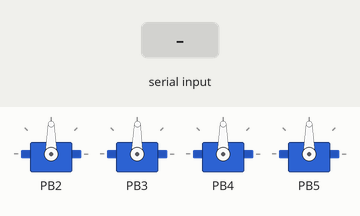
Bench run of a sketch on a simulated ATtiny85, built with avr-gcc and run on an emulated ATtiny85. On the bench: 4 × servo. Inputs (shaded band) come from the test bench.

Above: at 1.2 s.
1.3 s: "90,45,200,10\n" received over Serial
At 2.5 s:
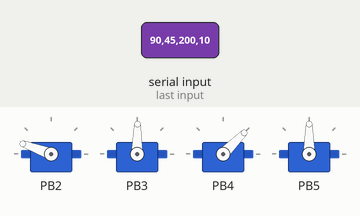
2.8 s: "30,150,10,200\n" received over Serial
At 3.7 s:
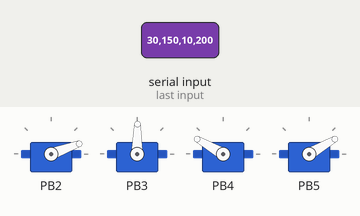
Timing chart, 0 to 5.8 s (numbered marks = the images above; inputs shaded):
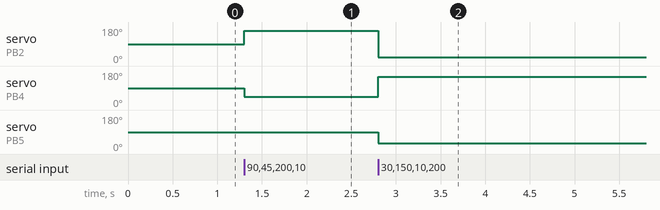

Measured:
- after the input at 1.3 s, servo on PB2: 90° → 160° at once; servo on PB4: 90° → 45° at once
- after the input at 2.8 s, servo on PB2: 160° → 20° at once; servo on PB4: 45° → 150° at once; servo on PB5: 90° → 30° at once

The sketch:

FullServoKeepon.ino
```cpp
/*
	MuseumKeepon controller: v 2.0. Uses servos for all motors.
	-----------------------------------------------------------
	Listens for serial input in the following form:
		ppptttrrrbb
	where ppp, ttt, rrr are 3-digit relative values for pan, tilt,
	and roll, respectively, and bb is a 2-digit value for bop.


	Notes:
	------
	This module has an optional secondary slave Arduino on a software serial channel
	that prints debug messages to its serial buffer because the main Arduino's hardware
	serial channel is busy with the motor command input. To enable debug message printing,
	uncomment the #define DEBUG_MODE line below and use DualSerial_Slave.ino on the
	second Arduino, attaching it to the main Arduino as specified in the comments of that
	.ino file.

	Ahsan Nawroj
	Henny Admoni
	Brad Hayes
	Updated: 08/08/2014
*/

#include <Arduino.h>
#include <string.h>
#include <SoftwareServo.h>
#include <avr/io.h>
#include <avr/interrupt.h>
#include <SoftwareSerial.h>

// --------------------------------------------------------------------------------
//
//  PRE-PROCESSOR DIRECTIVES, DEFINITIONS, CONSTANTS
//
// --------------------------------------------------------------------------------
#define SERVO_PIN(x) (x+2)	// all servo pins are connected from pin 2 onwards
#define ROLL 0
#define BOP 1
#define TILT 2
#define PAN 3
#define SINGLE_BOP_DELAY 1500 		// --CALIBRATED--
#define BOP_OFF_SPEED 89 			// --CALIBRATED--
#define DEFAULT_BOP_SPEED 5 		// --CALIBRATED--
#define SERIAL_COMMAND_LENGTH 11

//#define DEBUG_MODE


// ------------------------------------------------------------------ --------------
//
//  G L O B A L S
//
// --------------------------------------------------------------------------------
SoftwareServo keeponServos[4];	// 0 = roll, 1 = bop, 2 = tilt, 3 = pan
int delayTimes[4];				// How long each motor takes to move 1 degree (must be calibrated)

unsigned int motor_movement_delay_end_time = 0; // Timestamp at which we stop blocking the receipt of new commands
unsigned int bopsRemaining = 0;					// Number of bops left to perform
unsigned long bopStartTime = 0;					// Clock time that bops started

unsigned int baud_rate = 9600;

#ifdef DEBUG_MODE
	SoftwareSerial debugSerial(10, 11); // RX, TX - for debugging with second Arduino
#endif

// --------------------------------------------------------------------------------
//
//  M A I N   D R I V E R   F U N C T I O N S
//
// --------------------------------------------------------------------------------
void setup () {

	// Open serial connection over main hardware serial port (USB)
	Serial.begin(baud_rate);

	#ifdef DEBUG_MODE
		// Open secondary serial connection for debugging with second Arduino
		debugSerial.begin(4800);
		debugSerial.println("Debug serial port open");
	#endif

	// Initialize servos
	resetMotorPositions();

	#ifdef DEBUG_MODE
		debugSerial.println("Initialized servos");
	#endif

	// While motor commands are mid-execution, we want to discard other commands
	// in the serial buffer so the motors aren't innundated with old messages.
	// Initialize a variable for how long to ignore serial buffer
	motor_movement_delay_end_time = 0;
	// Record how long it takes for each motor to move 1 degree (this should be calibrated)
	for (int i = 0; i < 4; i++) {
		delayTimes[i] = 5;
	}

	#ifdef DEBUG_MODE
		debugSerial.println("Completed setup");
	#endif
}


void loop () {
	// Update servo positions
 	SoftwareServo::refresh();

 	// Update current time
	unsigned long currentTime = millis();

	// Bop if there are remaining bops to do and time is within duration allotted to bopping
	if (bopsRemaining > 0 && (currentTime-bopStartTime) > SINGLE_BOP_DELAY) {
		--bopsRemaining;

		if (bopsRemaining == 0) {
			// No bops left to perform -- turn off motor
			stopBopping();
		} else {
			// Begin new bop
			bopStartTime = millis();
		}
	}


	// If currently in a motor movement, empty buffer until motor movement time is over
	// (This blocks until the serial buffer is empty)
	if (motor_movement_delay_end_time > currentTime) {
		while (Serial.available()) { Serial.read(); }
		return;
	}

	unsigned int panCommand=90, tiltCommand=90, rollCommand=90, bopsRequested=90;

	// Read in a new command from the serial buffer
	bool newCommandReceived = receiveCommands(panCommand, tiltCommand, rollCommand, bopsRequested);
	if (!newCommandReceived) return;


	#ifdef DEBUG_MODE
		// Note that read() simply returns the last command sent to the server,
		// not the actual servo position
		debugSerial.print("Current position: ");
		debugSerial.print("P: "); debugSerial.print(keeponServos[PAN].read());
		debugSerial.print(", T: "); debugSerial.print(keeponServos[TILT].read());
		debugSerial.print(", R: "); debugSerial.print(keeponServos[ROLL].read());
		debugSerial.print(", B: "); debugSerial.println(keeponServos[BOP].read());
	#endif

	#ifdef DEBUG_MODE
		debugSerial.print("New command: ");
		debugSerial.print("P: "); debugSerial.print(panCommand);
		debugSerial.print(", T: "); debugSerial.print(tiltCommand);
		debugSerial.print(", R: "); debugSerial.print(rollCommand);
		debugSerial.print(", B: "); debugSerial.println(bopsRequested);
	#endif

	int added_delay = 0;

	// Send motor commands for pan, tilt, roll, and bop.
	// If a position was sent to the motor, add the appropriate movement delay (if needed).
	// Note that motor_movement_delay_end_time will be the *largest* delay required
	// for all of the commands, not the sum.
	if (sendMotorCommand(PAN, panCommand, added_delay)) {
		motor_movement_delay_end_time = max(motor_movement_delay_end_time, currentTime+added_delay);
	}
	if (sendMotorCommand(TILT, tiltCommand, added_delay)) {
		motor_movement_delay_end_time = max(motor_movement_delay_end_time, currentTime+added_delay);
	}
	if (sendMotorCommand(ROLL, rollCommand, added_delay)) {
		motor_movement_delay_end_time = max(motor_movement_delay_end_time, currentTime+added_delay);
	}
	if (startBopping(bopsRequested, added_delay)) {
		motor_movement_delay_end_time = max(motor_movement_delay_end_time, currentTime+added_delay);
	}
}

// --------------------------------------------------------------------------------
//
//  U T I L I T Y   F U N C T I O N S
//
// --------------------------------------------------------------------------------


/**
 * -------------------------------------
 * Command parsing from serial stream
 * -------------------------------------
 * Pan/Tilt/Roll take absolute positions 0-180, with 90 as the neutral starting position
 *
 * ALL COMMANDS HAVE FORM:
 *     PPPTTTRRRBB
 * (pan tilt roll bop)
 * and are terminated by a null character '\0'
 *
 * The BOP command does not take a target angle, but rather the number of bops to execute.
 * BOPs can be cancelled by sending a value of 99, otherwise the greater number of
 * {bopsRemaining, new_bop_request} will be taken.
 *
 * @param panCommand Set desired angle for pan motor
 * @param tiltCommand Set desired angle for tilt motor
 * @param rollCommand Set desired angle for roll motor
 * @param bopsRequested Set desired number of bops
 * @return bool True if a command was successfully received and parsed, false otherwise
 */
bool receiveCommands(	unsigned int &panCommand,
						unsigned int &tiltCommand,
						unsigned int &rollCommand,
						unsigned int &bopsRequested
					)
{
	// Wait for full message + termination char
  	if (Serial.available() < SERIAL_COMMAND_LENGTH+1) { return false; }

  	// Read message from buffer
	char newByte;
  	String commandString(""); // string containing motor commands

	while (Serial.available() > 0) {	// if there is something on the buffer,
	    newByte = (char)Serial.read();	// read in the message one byte at a time
		if (newByte == '\0') break;		// and break on the termination char
	    commandString += newByte;
	}

	if (commandString.length() < SERIAL_COMMAND_LENGTH) return false; // Malformed, incomplete message - discard

	// Parse out individual motor commands from the command string
	panCommand = (commandString.substring(0,3)).toInt();
	tiltCommand = (commandString.substring(3,6)).toInt();
	rollCommand = (commandString.substring(6,9)).toInt();

	// Take the largest unfinished bop command as bops-left-to-do
	bopsRequested = max(bopsRemaining,(commandString.substring(9,11)).toInt());

	// A bop request of 99 is seen as a STOP signal and will terminate any bops-in-progress
	// This value was chosen because bopcount is only given 2 chars in the message protocol
	if (bopsRequested == 99) {
		stopBopping();
		bopsRequested = 0;
	}

	// Constrain all commands to the range [0, 180]
	panCommand = constrain(panCommand, 0, 180);
	tiltCommand = constrain(tiltCommand, 0, 180);
	rollCommand = constrain(rollCommand, 0, 180);

	#ifdef DEBUG_MODE
		debugSerial.print("parsed: ");
		debugSerial.print("P: "); debugSerial.print(panCommand);
		debugSerial.print(", T: "); debugSerial.print(tiltCommand);
		debugSerial.print(", R: "); debugSerial.print(rollCommand);
		debugSerial.print(", B: "); debugSerial.println(bopsRequested);
	#endif

	return true;
}

/**
 * Sets a motor command using absolute positioning
 *
 * @param motor The motor number (use #defines like PAN)
 * @param absoluteAngle Angle for motor to achieve
 * @param delay Set with the amount of movement delay to expect
 * @return bool True if sent a motor command, false if no movement
 */
bool sendMotorCommand(unsigned int motor, unsigned int absoluteAngle, int &delay) {
	// If this is the same as the last command, exit function
	if (absoluteAngle == keeponServos[motor].read()) return false;

	// Constrain the movement to the range of the motor, minus a buffer for safety
	unsigned int movement_target = constrain(absoluteAngle, 20, 160);

	// Find how far the motor needs to move
	unsigned int movement_distance = abs(keeponServos[motor].read() - movement_target);

	// Send the motor command to the servo
	keeponServos[motor].write(movement_target);

	// Calculate and set the delay time
	delay = delayTimes[motor] * movement_distance;

	return true;
}

/**
 * Starts BOP motor if BOP behavior is requested.
 *
 * @param count Number of bops to perform
 * @param added_delay Set with the amount of movement delay to expect
 * @return bool True if sent a motor command, false if no movement
 */
bool startBopping(unsigned int count, int &added_delay) {
	// Check that bops were requested
	if (count == 0) { stopBopping(); return false; }

	// Record the number of bops left in a global variable
	bopsRemaining = count;

	// Turn on the bop motor
	keeponServos[BOP].write(DEFAULT_BOP_SPEED);

	// Record the bop start time in a global variable
	bopStartTime = millis();

	added_delay = 0;
	return true;
}

/**
 * Stops bopping behavior.
 */
void stopBopping() {
	// Turn off bop motor
	keeponServos[BOP].write(BOP_OFF_SPEED);

	// Reset bop-related globals
	bopStartTime = 0;
	bopsRemaining = 0;
}

/**
 * Reset motor positions to home positions (90 degrees).
 * This function will abort any current motor action.
 */
void resetMotorPositions () {
	for(int nServo = 0; nServo < 4; nServo++)  {
		// Attach servos to specified pins
		keeponServos[nServo].attach(SERVO_PIN(nServo));

		// Send command to each servo to return home
		keeponServos[nServo].write(90); // default starting location
		delay(10);

		SoftwareServo::refresh();
	}
	// Turn bop servo off
	keeponServos[BOP].write(BOP_OFF_SPEED);
}
```
